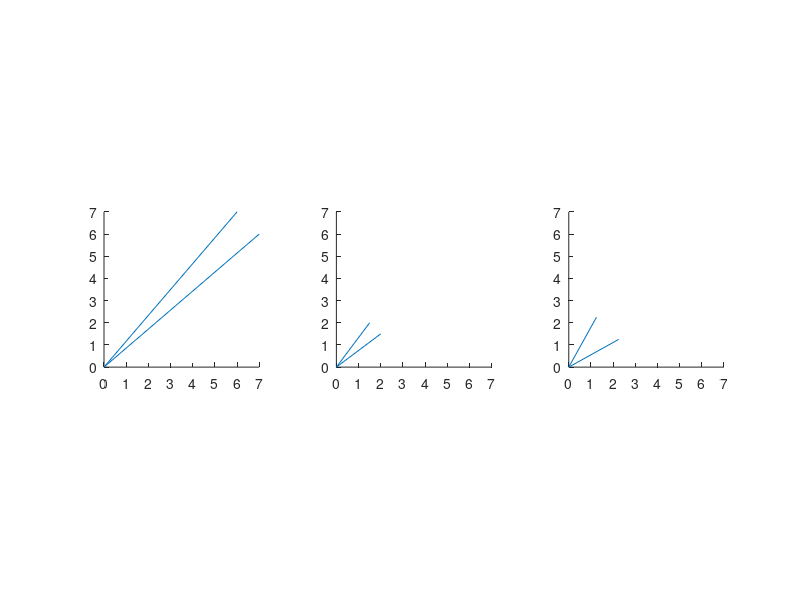

The MATLAB script that drew this image:
% This draws panel A of Appendix Figure 1 in Amin et al., 2020
figure
subplot(1,3,1)
hold on
line([0 6], [0 7]);
line([0 7], [0 6]);
axis equal, axis tight
xlim([0 7]);
ylim([0 7]);

subplot(1,3,2)
hold on
line([0 2], [0 1.5]);
line([0 1.5], [0 2]);
axis equal, axis tight
xlim([0 7]);
ylim([0 7]);

subplot(1,3,3)
hold on
line([0 1.25], [0 2.25]);
line([0 2.25], [0 1.25]);
axis equal, axis tight
xlim([0 7])
ylim([0 7])
